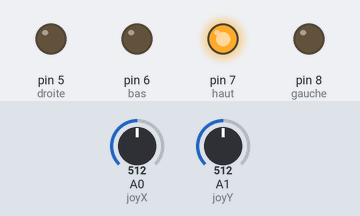
Bench run of a sketch on a simulated Arduino Uno, built with avr-gcc and run on an emulated ATmega328P. On the bench: output pins drawn as LEDs (lit = HIGH). The test bench sets the inputs (shaded band); at power-on: A0 (joyX) = 512, A1 (joyY) = 512.

Above: at 1.2 s.
1.3 s: A0 (joyX) set to 532
At 1.9 s:
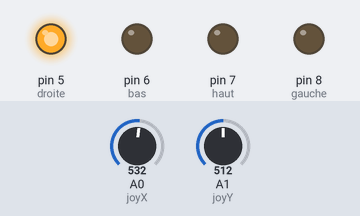
2.8 s: A1 (joyY) set to 716
At 4.0 s:
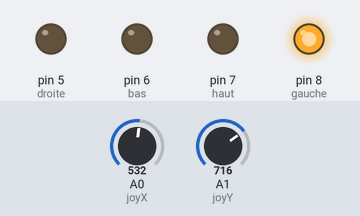
4.3 s: A0 (joyX) set to 863
5.8 s: A0 (joyX) set to 886
At 6.5 s:
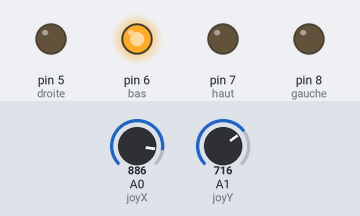
7.3 s: A0 (joyX) set to 716
At 7.6 s:
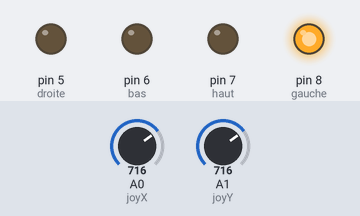
8.8 s: A0 (joyX) set to 900
At 10.0 s:
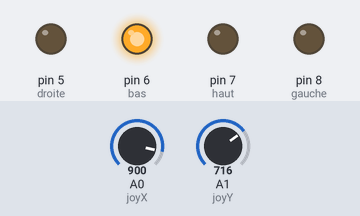
Timing chart, 0 to 11.3 s (numbered marks = the images above; inputs shaded):
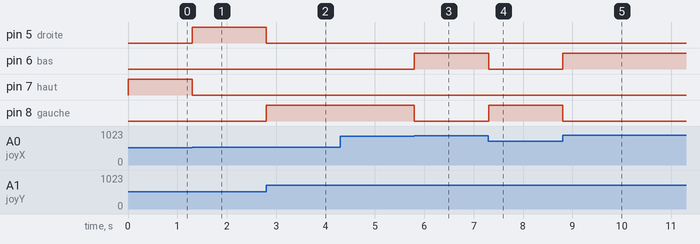

The sketch:

joystick_smooth_code.ino
```cpp
/*Commentaire:
Description : Permet d'allumer 4 leds en fonction de la position d'un joystick bas de gamme
Etat : Fonctionnel
Schéma : Disponible, le cablage du joystick n'est pas fait.

Un code plus léger à executer
*/


//déclaration des define
#define joyX A0
#define joyY A1


//déclaration des variables
int X_centre=528;
int Y_centre=518;
int bas=6;
int haut=7;
int droite=5;
int gauche=8;
int xValue = analogRead(joyX);
int yValue = analogRead(joyY);
float angle=0;
float Ux=0;
float Uy=0;
float Vy=0;
float Ud=0;
float Vd=0;


void setup()
{
pinMode(bas,OUTPUT);
pinMode(haut,OUTPUT);
pinMode(droite,OUTPUT);
pinMode(gauche,OUTPUT);
}


void loop() {

xValue = analogRead(joyX);
yValue = analogRead(joyY);


if (xValue>=(X_centre-1) && xValue<=(X_centre+1) && yValue>=(Y_centre-1) && yValue<=(Y_centre+1)){

  digitalWrite(bas, LOW);
  digitalWrite(haut, LOW);
  digitalWrite(droite, LOW);
  digitalWrite(gauche, LOW);

}else{
  if (xValue>(X_centre+1)){

    digitalWrite(haut, LOW);

    Ux=xValue-X_centre;
    Uy=yValue-Y_centre;
    Vy=yValue-Y_centre;
    Ud=sq(Ux)+sq(Uy);
    Ud=sqrt(Ud);
    Vd=sq(Vy);
    Vd=sqrt(Vd);
    angle=(((Ux*0)+(Uy*Vy))/(Vd*Ud));

    if (angle<0.5){
      digitalWrite(bas, HIGH);
      digitalWrite(droite, LOW);
      digitalWrite(gauche, LOW);}else{

      if (Vy<=0){
        if (angle>=0.5){
            digitalWrite(droite, HIGH);
            digitalWrite(bas, LOW);
            digitalWrite(gauche, LOW);
          }
      }else{
        if (angle>=0.5){
            digitalWrite(gauche, HIGH);
            digitalWrite(bas, LOW);
            digitalWrite(droite, LOW);
          }
        }
      }
    }

  else{
    if (xValue<(X_centre-1)){

      digitalWrite(bas, LOW);

      Ux=xValue-X_centre;
      Uy=yValue-Y_centre;
      Vy=yValue-Y_centre;
      Ud=sq(Ux)+sq(Uy);
      Ud=sqrt(Ud);
      Vd=sq(Vy);
      Vd=sqrt(Vd);
      angle=(((Ux*0)+(Uy*Vy))/(Vd*Ud));

      if (angle<0.5){
      digitalWrite(haut, HIGH);
      digitalWrite(droite, LOW);
      digitalWrite(gauche, LOW);}else{

      if (Vy<=0){
        if (angle>=0.5){
            digitalWrite(droite, HIGH);
            digitalWrite(haut, LOW);
            digitalWrite(gauche, LOW);
          }
      }else{
        if (angle>=0.5){
            digitalWrite(gauche, HIGH);
            digitalWrite(haut, LOW);
            digitalWrite(droite, LOW);
          }
        }
      }
    }
  }
}
}
```

Measured:
- the behaviour switches between 517 and 518 on A0 (joyX) (found by bisection; images 0 and 1)
- the behaviour switches between 870 and 871 on A0 (joyX) (found by bisection; images 2 and 3)
- after the input at 1.3 s, pin 5 (droite): LOW → HIGH at once; pin 7 (haut): HIGH → LOW at once
- after the input at 2.8 s, pin 5 (droite): HIGH → LOW at once; pin 8 (gauche): LOW → HIGH at once
- after the input at 4.3 s, every drawn part: stays the same
- after the input at 5.8 s, pin 6 (bas): LOW → HIGH at once; pin 8 (gauche): HIGH → LOW at once
- after the input at 7.3 s, pin 6 (bas): HIGH → LOW at once; pin 8 (gauche): LOW → HIGH at once
- after the input at 8.8 s, pin 6 (bas): LOW → HIGH at once; pin 8 (gauche): HIGH → LOW at once
